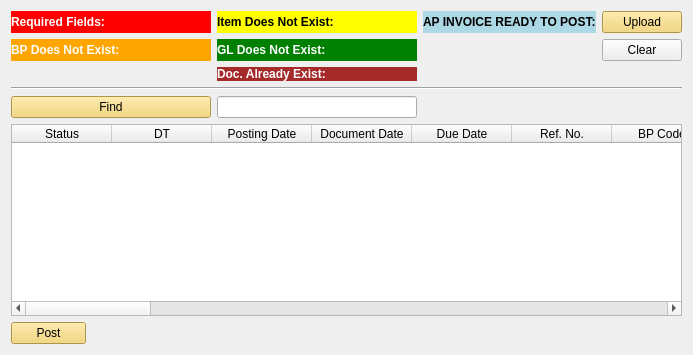
      <widget class="QWidget" name="tab_apinvoice">
       <attribute name="title">
        <string>AP Invoice</string>
       </attribute>
       <layout class="QGridLayout" name="gridLayout_3">
        <item row="5" column="0" colspan="4">
         <widget class="QTableWidget" name="tableWidget_apinvoice">
          <property name="styleSheet">
           <string notr="true">QPushButton {
	background-color: #f3d162
}</string>
          </property>
          <column>
           <property name="text">
            <string>Status</string>
           </property>
          </column>
          <column>
           <property name="text">
            <string>DT</string>
           </property>
          </column>
          <column>
           <property name="text">
            <string>Posting Date</string>
           </property>
          </column>
          <column>
           <property name="text">
            <string>Document Date</string>
           </property>
          </column>
          <column>
           <property name="text">
            <string>Due Date</string>
           </property>
          </column>
          <column>
           <property name="text">
            <string>Ref. No.</string>
           </property>
          </column>
          <column>
           <property name="text">
            <string>BP Code</string>
           </property>
          </column>
          <column>
           <property name="text">
            <string>BP Name</string>
           </property>
          </column>
          <column>
           <property name="text">
            <string>Ctrl Acct</string>
           </property>
          </column>
          <column>
           <property name="text">
            <string>Unit</string>
           </property>
          </column>
          <column>
           <property name="text">
            <string>Unit Name</string>
           </property>
          </column>
          <column>
           <property name="text">
            <string>Doc. No.</string>
           </property>
          </column>
          <column>
           <property name="text">
            <string>Remarks</string>
           </property>
          </column>
          <column>
           <property name="text">
            <string>Intsr. No</string>
           </property>
          </column>
          <column>
           <property name="text">
            <string>Cont. No.</string>
           </property>
          </column>
          <column>
           <property name="text">
            <string>Clrng Doc.</string>
           </property>
          </column>
          <column>
           <property name="text">
            <string>Clrng DT</string>
           </property>
          </column>
          <column>
           <property name="text">
            <string>2nd Sub Acct</string>
           </property>
          </column>
          <column>
           <property name="text">
            <string>Line No.</string>
           </property>
          </column>
          <column>
           <property name="text">
            <string>Currency</string>
           </property>
          </column>
          <column>
           <property name="text">
            <string>Trans Amount</string>
           </property>
          </column>
          <column>
           <property name="text">
            <string>Line Total</string>
           </property>
          </column>
          <column>
           <property name="text">
            <string>Item Code</string>
           </property>
          </column>
          <column>
           <property name="text">
            <string>Vat Group</string>
           </property>
          </column>
          <column>
           <property name="text">
            <string>WTax Liable</string>
           </property>
          </column>
          <column>
           <property name="text">
            <string>Quantity</string>
           </property>
          </column>
          <column>
           <property name="text">
            <string>UoM Code</string>
           </property>
          </column>
          <column>
           <property name="text">
            <string>WT Code 1</string>
           </property>
          </column>
          <column>
           <property name="text">
            <string>WT Code 2</string>
           </property>
          </column>
          <column>
           <property name="text">
            <string>WT Amount</string>
           </property>
          </column>
          <column>
           <property name="text">
            <string>GRPO Doc. Entry</string>
           </property>
          </column>
         </widget>
        </item>
        <item row="4" column="1">
         <widget class="QLineEdit" name="lineEdit_3"/>
        </item>
        <item row="1" column="0">
         <widget class="QLabel" name="label_apinvoice_total_bp_not_exist">
          <property name="sizePolicy">
           <sizepolicy hsizetype="Fixed" vsizetype="Preferred">
            <horstretch>0</horstretch>
            <verstretch>0</verstretch>
           </sizepolicy>
          </property>
          <property name="minimumSize">
           <size>
            <width>200</width>
            <height>0</height>
           </size>
          </property>
          <property name="maximumSize">
           <size>
            <width>200</width>
            <height>16777215</height>
           </size>
          </property>
          <property name="styleSheet">
           <string notr="true">QLabel {
background-color:orange;
color:white;
font-weight: bold
}</string>
          </property>
          <property name="text">
           <string>BP Does Not Exist:</string>
          </property>
         </widget>
        </item>
        <item row="0" column="0">
         <widget class="QLabel" name="label_2">
          <property name="sizePolicy">
           <sizepolicy hsizetype="Fixed" vsizetype="Preferred">
            <horstretch>0</horstretch>
            <verstretch>0</verstretch>
           </sizepolicy>
          </property>
          <property name="minimumSize">
           <size>
            <width>100</width>
            <height>0</height>
           </size>
          </property>
          <property name="maximumSize">
           <size>
            <width>200</width>
            <height>16777215</height>
           </size>
          </property>
          <property name="autoFillBackground">
           <bool>false</bool>
          </property>
          <property name="styleSheet">
           <string notr="true">QLabel {
background-color:red;
color:white;
font-weight: bold
}</string>
          </property>
          <property name="text">
           <string>Required Fields: </string>
          </property>
         </widget>
        </item>
        <item row="2" column="1">
         <widget class="QLabel" name="label_apinvoice_total_exist">
          <property name="sizePolicy">
           <sizepolicy hsizetype="Fixed" vsizetype="Preferred">
            <horstretch>0</horstretch>
            <verstretch>0</verstretch>
           </sizepolicy>
          </property>
          <property name="minimumSize">
           <size>
            <width>100</width>
            <height>0</height>
           </size>
          </property>
          <property name="maximumSize">
           <size>
            <width>200</width>
            <height>16777215</height>
           </size>
          </property>
          <property name="styleSheet">
           <string notr="true">QLabel {
background-color:brown;
color:white;
font-weight: bold
}</string>
          </property>
          <property name="text">
           <string>Doc. Already Exist:</string>
          </property>
         </widget>
        </item>
        <item row="0" column="1">
         <widget class="QLabel" name="label_apinvoice_total_item_not_exist">
          <property name="sizePolicy">
           <sizepolicy hsizetype="Fixed" vsizetype="Preferred">
            <horstretch>0</horstretch>
            <verstretch>0</verstretch>
           </sizepolicy>
          </property>
          <property name="minimumSize">
           <size>
            <width>200</width>
            <height>0</height>
           </size>
          </property>
          <property name="maximumSize">
           <size>
            <width>200</width>
            <height>16777215</height>
           </size>
          </property>
          <property name="styleSheet">
           <string notr="true">QLabel {
background-color:yellow;
color:black;
font-weight: bold
}</string>
          </property>
          <property name="text">
           <string>Item Does Not Exist:</string>
          </property>
         </widget>
        </item>
        <item row="4" column="0">
         <widget class="QPushButton" name="pushButton_3">
          <property name="styleSheet">
           <string notr="true">QPushButton {
	background-color: #f3d162
}</string>
          </property>
          <property name="text">
           <string>Find</string>
          </property>
         </widget>
        </item>
        <item row="3" column="0" colspan="4">
         <widget class="Line" name="line_2">
          <property name="orientation">
           <enum>Qt::Horizontal</enum>
          </property>
         </widget>
        </item>
        <item row="6" column="0">
         <widget class="QPushButton" name="pushButton_upload_apinvoice">
          <property name="maximumSize">
           <size>
            <width>75</width>
            <height>16777215</height>
           </size>
          </property>
          <property name="styleSheet">
           <string notr="true">QPushButton {
	background-color: #f3d162
}</string>
          </property>
          <property name="text">
           <string>Post</string>
          </property>
         </widget>
        </item>
        <item row="0" column="3">
         <widget class="QPushButton" name="pushButton_show_apinvoice">
          <property name="autoFillBackground">
           <bool>false</bool>
          </property>
          <property name="styleSheet">
           <string notr="true">QPushButton {
	background-color: #f3d162
}</string>
          </property>
          <property name="text">
           <string>Upload</string>
          </property>
         </widget>
        </item>
        <item row="1" column="1">
         <widget class="QLabel" name="label_5">
          <property name="sizePolicy">
           <sizepolicy hsizetype="Fixed" vsizetype="Preferred">
            <horstretch>0</horstretch>
            <verstretch>0</verstretch>
           </sizepolicy>
          </property>
          <property name="minimumSize">
           <size>
            <width>200</width>
            <height>0</height>
           </size>
          </property>
          <property name="maximumSize">
           <size>
            <width>200</width>
            <height>16777215</height>
           </size>
          </property>
          <property name="styleSheet">
           <string notr="true">QLabel {
background-color:green;
color:white;
font-weight: bold
}</string>
          </property>
          <property name="text">
           <string>GL Does Not Exist:</string>
          </property>
         </widget>
        </item>
        <item row="0" column="2">
         <widget class="QLabel" name="label_apinvoice_total_ready">
          <property name="styleSheet">
           <string notr="true">QLabel {
background-color:rgb(173, 216, 230);
color:black;
font-weight: bold
}</string>
          </property>
          <property name="text">
           <string>AP INVOICE READY TO POST:</string>
          </property>
         </widget>
        </item>
        <item row="1" column="3">
         <widget class="QPushButton" name="pushButton_apinvoice_clear">
          <property name="text">
           <string>Clear</string>
          </property>
         </widget>
        </item>
       </layout>
      </widget>
